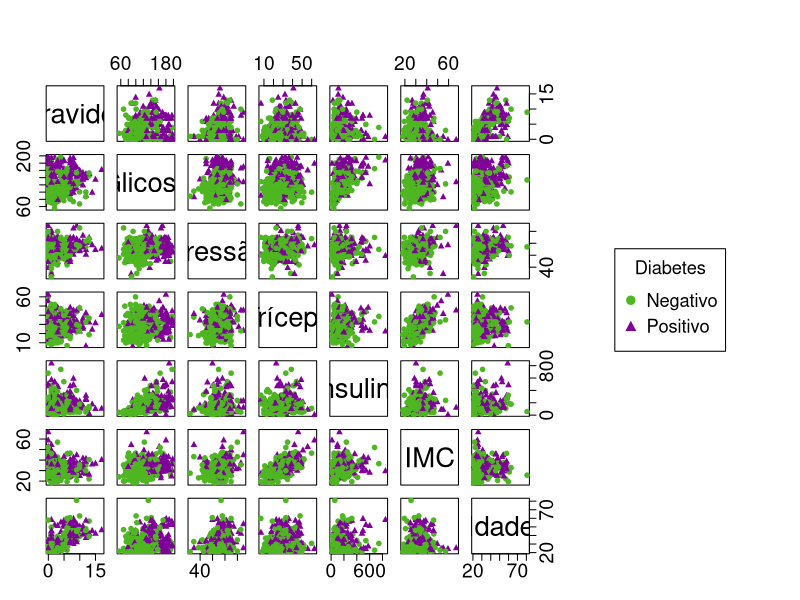
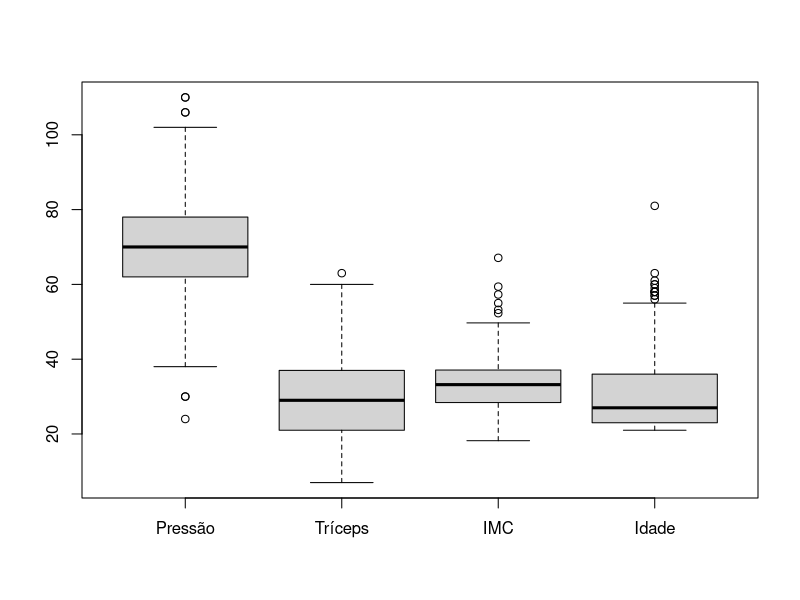
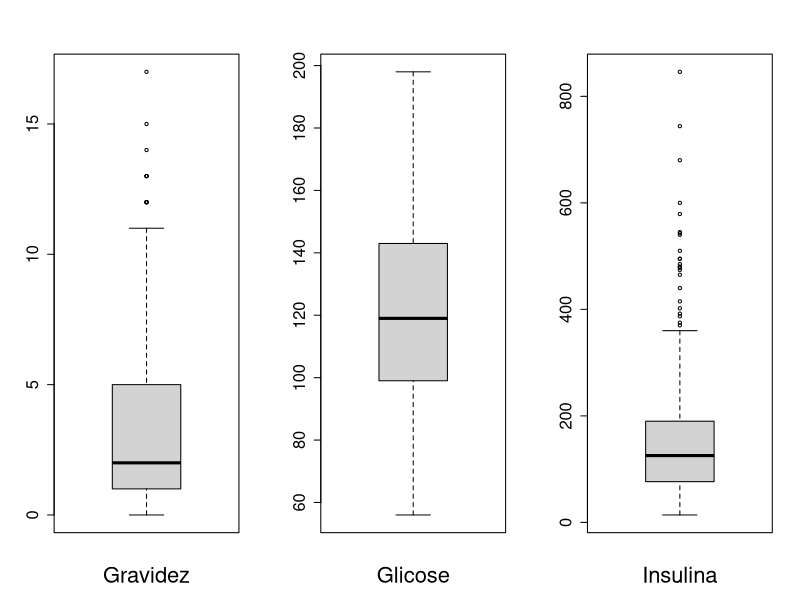
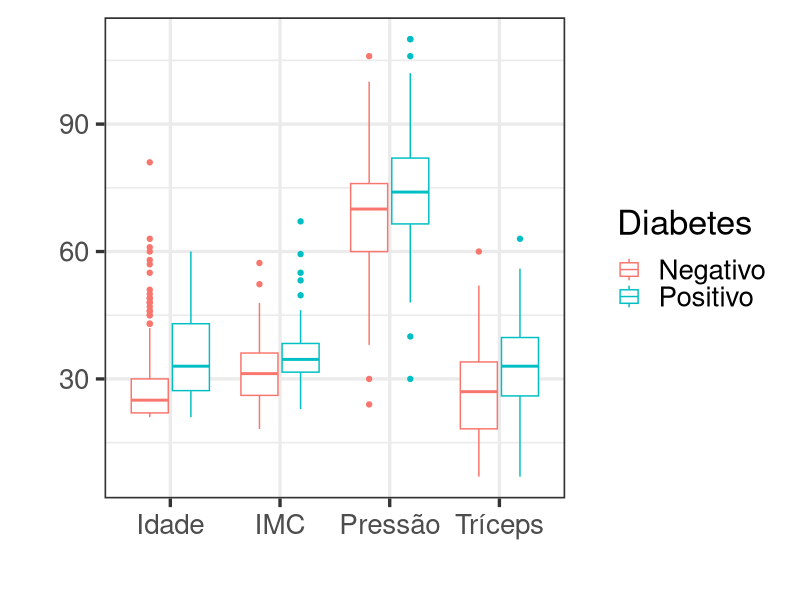
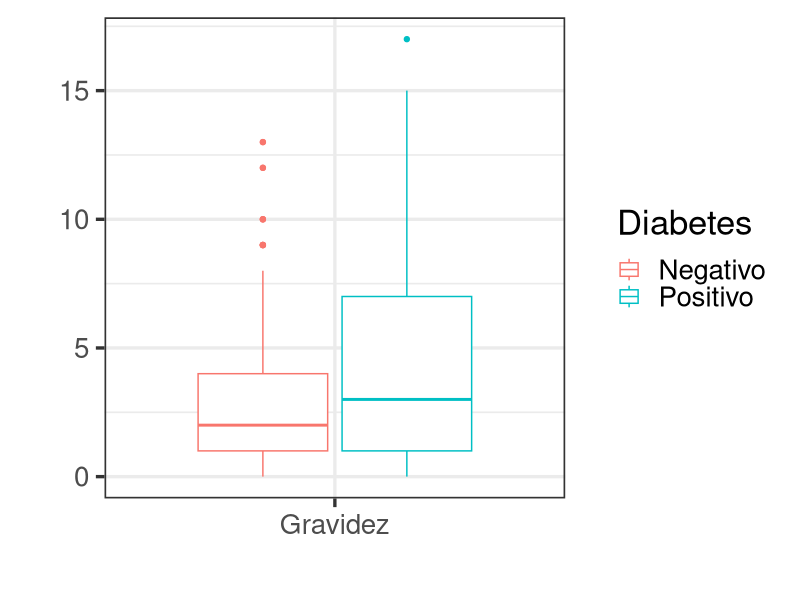
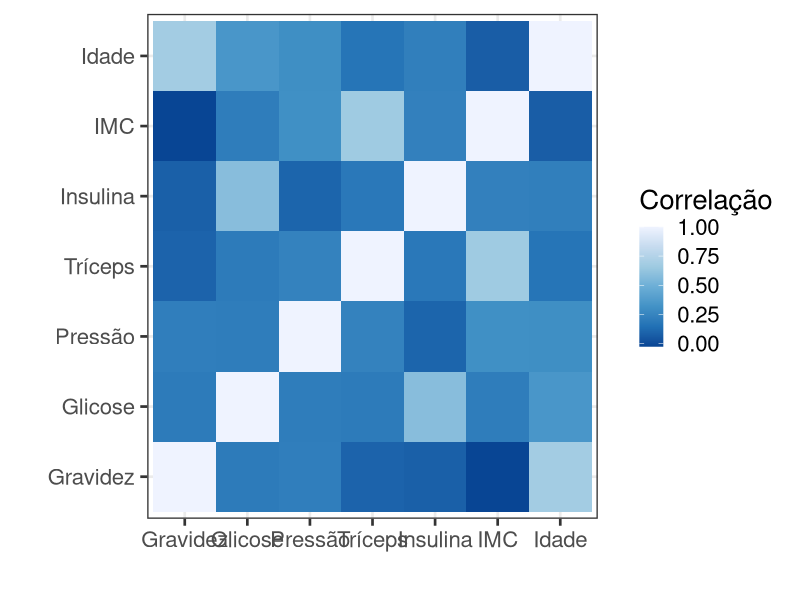
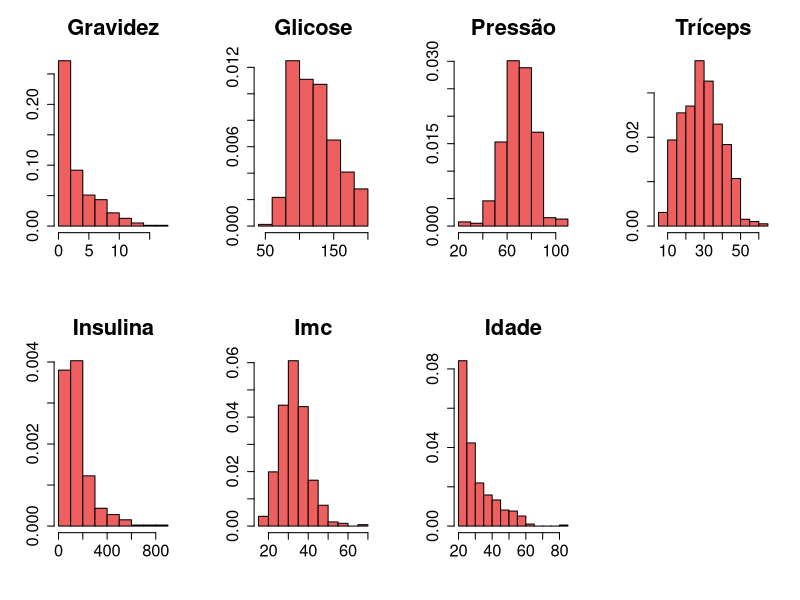
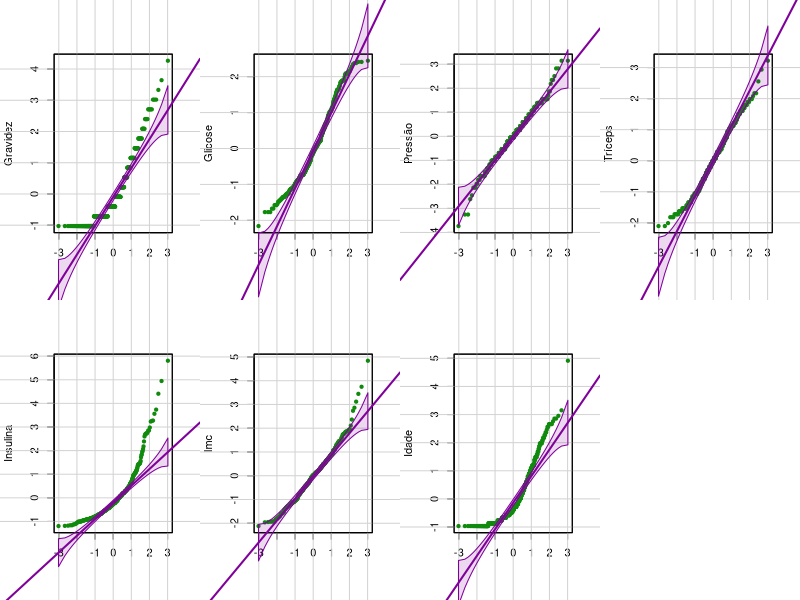

The R script that drew these images, in order: (Note: this script raises an error after producing the figures.)
library(tidyverse)
library(grid)
library(gridExtra)
library(car)
library(mlbench)
library(reshape2)

# Carregar os dados
data(PimaIndiansDiabetes)

# Removendo os NA
pima <- PimaIndiansDiabetes %>% filter(glucose != 0, pressure != 0, 
                                       triceps != 0, insulin != 0, mass !=0) %>%
  select(-pedigree)

colnames(pima) <- c("Gravidez", "Glicose", "Pressão", "Tríceps", "Insulina",
                     "IMC", "Idade", "Diabetes")

################################################################################
############################# Analise Descritiva ###############################
################################################################################

# Variáveis sumárias
medados <- rbind(apply(pima[-8],2,mean),
                 apply(pima[-8],2,var),
                 apply(pima[-8],2,sd),
                 100*apply(pima[-8],2,sd)/apply(pima[-8],2,mean),
                 apply(pima[-8],2,min),
                 apply(pima[-8],2,quantile,0.5),
                 apply(pima[-8],2,max))

rownames(medados)<-c("Média","Var.","DP","CV(%)","Mínimo","Mediana","Máximo")

round(medados,2)

# Sumarias do grupo negativo
round(rbind(apply(pima[pima[8]=="neg",-8],2,mean),
            apply(pima[pima[8]=="neg",-8],2,var),
            apply(pima[pima[8]=="neg",-8],2,sd),
            100*apply(pima[pima[8]=="neg",-8],2,sd)/
              apply(pima[pima[8]=="neg",-8],2,mean),
            apply(pima[pima[8]=="neg",-8],2,min),
            apply(pima[pima[8]=="neg",-8],2,quantile,0.5),
            apply(pima[pima[8]=="neg",-8],2,max)),2)

#Sumarias do grupo positivo
round(rbind(apply(pima[pima[8]=="pos",-8],2,mean),
            apply(pima[pima[8]=="pos",-8],2,var),
            apply(pima[pima[8]=="pos",-8],2,sd),
            100*apply(pima[pima[8]=="pos",-8],2,sd)/
              apply(pima[pima[8]=="pos",-8],2,mean),
            apply(pima[pima[8]=="pos",-8],2,min),
            apply(pima[pima[8]=="pos",-8],2,quantile,0.5),
            apply(pima[pima[8]=="pos",-8],2,max)),2)


# Gráfico de dispersão
par(mfrow=c(1,1))
pairs(pima[-8],
      col = c("#4DB620", "#80009A")[pima$Diabetes],   # Mudar cor por grupo
      pch = c("\u25CF", "\u25B2")[pima$Diabetes],     # Mudar pontos por grupo
      labels = c("Gravidez", "Glicose", "Pressão", "Tríceps", "Insulina",
                 "IMC", "Idade"),
      cex.labels = 2.5,
      cex.axis = 1.75,
      oma=c(3,3,6,20))
par(xpd = TRUE)
legend("right", col = c("#4DB620", "#80009A"), title = "Diabetes", cex = 1.1,
       pch = c("\u25CF", "\u25B2"), legend = c("Negativo","Positivo"))


# Boxplot geral
par(mfrow=c(1,1))
boxplot(pima[-c(1,2,5,8)],xlab="", names=c("Pressão", "Tríceps",
                                                   "IMC", "Idade"))

par(mfrow=c(1,3))
boxplot(pima[1], xlab="Gravidez", cex.axis=1.5, cex.lab=2)
boxplot(pima[2], xlab="Glicose", cex.axis=1.5, cex.lab=2)
boxplot(pima[5], xlab="Insulina", cex.axis=1.5, cex.lab=2)

# Boxplot por grupo
pima %>% mutate(Diabetes = ifelse(Diabetes == "neg", 
                                  "Negativo", "Positivo")) %>% 
  select(Pressão, Tríceps, IMC, Idade, Diabetes) %>%
  gather("a", "b", -Diabetes) %>%
  ggplot(aes(x=a, y=b, color=Diabetes))+
  geom_boxplot()+
  labs(
    x = "",
    y = "",
    color = "Diabetes"
  ) +
  theme_bw(base_size = 25)

pima %>% mutate(Diabetes = ifelse(Diabetes == "neg", 
                                  "Negativo", "Positivo")) %>% 
  select(Gravidez, Diabetes) %>%
  gather("a", "b", -Diabetes) %>%
  ggplot(aes(x=a, y=b, color=Diabetes))+
  geom_boxplot()+
  labs(
    x = "",
    y = "",
    color = "Diabetes"
  ) +
  theme_bw(base_size = 25)


# Correlograma
melt(cor(pima[-8])) %>% ggplot(aes(x=Var2, y=Var1, fill=value)) + 
  geom_tile()+ 
  scale_fill_distiller()+
  labs(x="", y="", fill="Correlação")+
  theme_bw(base_size = 20)


# Histograma
par(mfrow=c(2,4))
for(i in 1:7){
  hist(as.numeric(unlist(pima[i])), probability=TRUE, col="#EE6060",
       main=stringr::str_to_title(colnames(pima)[i]), xlab="", ylab="",
       cex.axis=1.5, cex.main=2)
}


# Gráfico Q-Q
par(mfrow=c(2,4))
for(i in 1:8){
  qqPlot(scale(pima[i]),dist="norm", id=F,
         mean=0,sd=1,col.lines="#80009A",pch = 19, col="#108A0C",
         xlab="",ylab=stringr::str_to_title(colnames(pima)[i]))
}


################################################################################
################################# Modelagem ####################################
################################################################################
